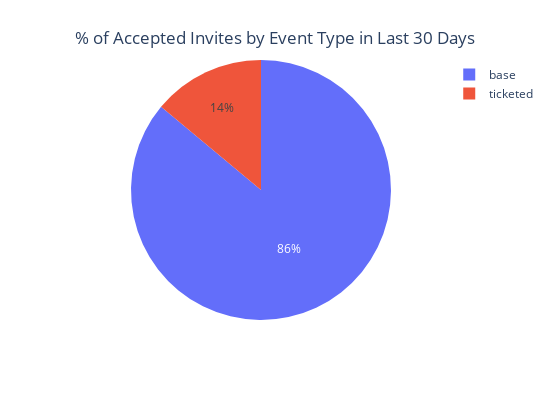

This figure's notebook cell:
### Code cell
#Total accepted invites by event type pie chart in last 30 days
x_days_ago_date = (pd.Timestamp.now() - pd.Timedelta(days=30)).tz_localize('UTC')

percent_invite_by_type = count_rsvp[count_rsvp['createdAt'] >= x_days_ago_date].groupby('type')['accepted'].sum().reset_index(name='sum_accepted_invites')
percent_invite_by_type = percent_invite_by_type[percent_invite_by_type['type'] != 'checkin']
percent_invite_by_type['percentage'] = (percent_invite_by_type['sum_accepted_invites'] / percent_invite_by_type['sum_accepted_invites'].sum()) * 100
fig = px.pie(percent_invite_by_type, names='type', values='percentage', width=550, height=400)
fig.update_layout(
    title={
        'text': "% of Accepted Invites by Event Type in Last 30 Days",
        'y': 0.92,
        'x': 0.5,
        'xanchor': 'center',
        'yanchor': 'top'
    }
)
fig.show()

### Figure 1 — Plotly figure (JSON) as saved in the notebook; plotly's stock layout.template omitted (floating-point values rounded to 4 significant figures)
{"data": [{"domain": {"x": [0, 1], "y": [0, 1]}, "hovertemplate": "type=%{label}<br>percentage=%{value}<extra></extra>", "labels": ["base", "ticketed"], "legendgroup": "", "name": "", "showlegend": true, "type": "pie", "values": [86.05, 13.95]}], "layout": {"height": 400, "legend": {"tracegroupgap": 0}, "margin": {"t": 60}, "title": {"text": "% of Accepted Invites by Event Type in Last 30 Days", "x": 0.5, "xanchor": "center", "y": 0.92, "yanchor": "top"}, "width": 550}}
